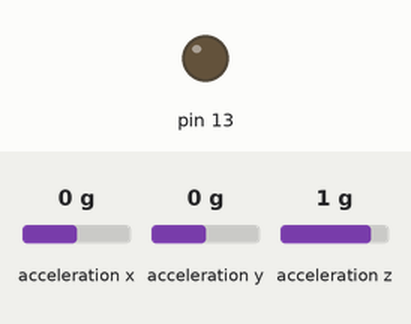
Simulated run of this sketch. Board: Arduino Uno, built with avr-gcc and run on an emulated ATmega328P. Shown: output pins drawn as LEDs (lit = HIGH). The test bench sets the inputs (shaded band); at power-on: acceleration x 0 g, acceleration y 0 g, acceleration z 1 g.

Above: at 1.2 s.
1.3 s: acceleration x set to -0.3 g
At 1.6 s:
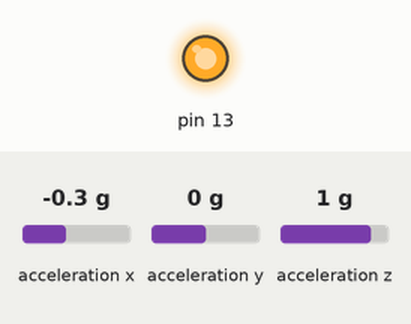
2.8 s: acceleration x set to 0 g
At 3.9 s:
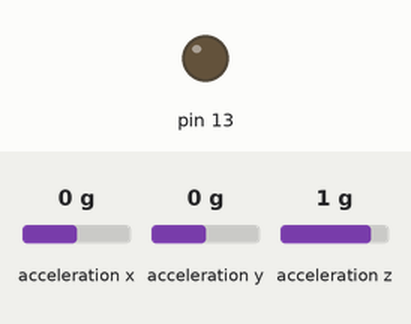
4.3 s: acceleration x set to -1.4 g
At 5.0 s:
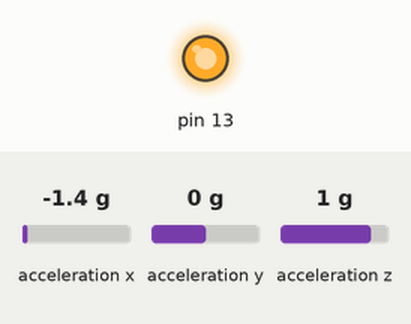
Timing chart, 0 to 7.3 s (numbered marks = the images above; inputs shaded):
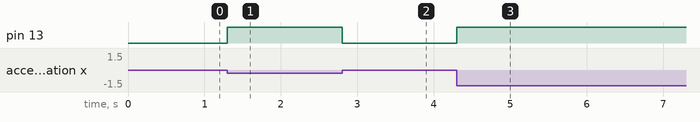

The sketch:

LateralLight.ino
```cpp
#include "Wire.h"
#include "ADXL345.h"

ADXL345 accel;
int16_t ax, ay, az;
int16_t gx, gy, gz;

void setup() {
  Wire.begin();
  accel.initialize();
}

void loop() {
  accel.getAcceleration(&ax, &ay, &az);
  if ((abs(ax) > 40 || abs(ay) > 40) && abs(az)<260){
    analogWrite(13, 255);
  }
  else {
    analogWrite(13, 0);
  }
}
```

Measured:
- the behaviour switches between -0.1 and -0.2 g on acceleration x (found by bisection; images 0 and 1)
- after the input at 1.3 s, pin 13: LOW → HIGH at once
- after the input at 2.8 s, pin 13: HIGH → LOW at once
- after the input at 4.3 s, pin 13: LOW → HIGH at once
